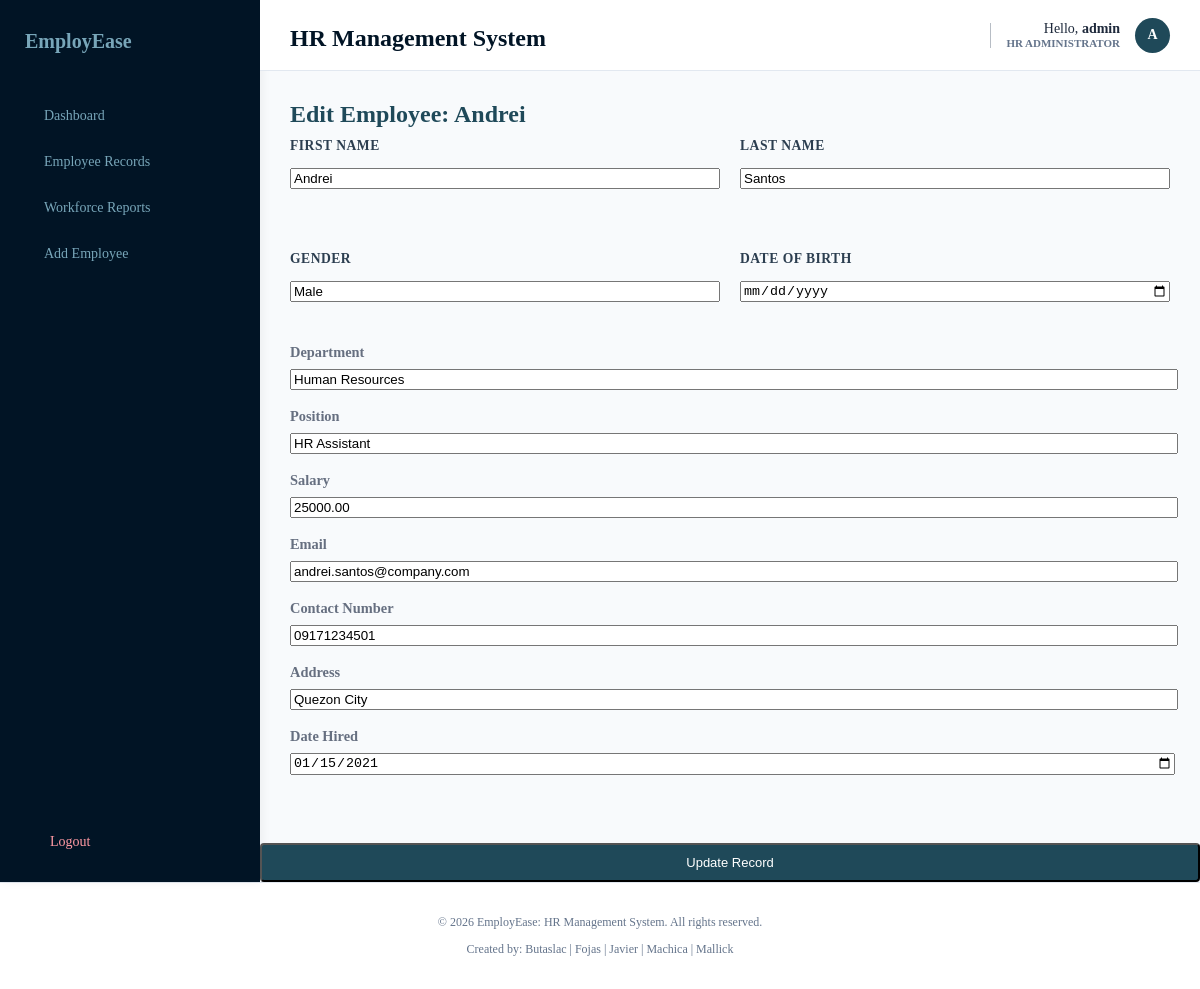
Screenshot of /dashboard/crud_system/updateEmployee.php?id=1 (signed in) with the database file from the repository.
### tables this page shows
CREATE TABLE IF NOT EXISTS employees (
    employee_id INT AUTO_INCREMENT PRIMARY KEY,
    first_name VARCHAR(50) NOT NULL,
    last_name VARCHAR(50) NOT NULL,
    gender VARCHAR(10),
    birth_date DATE,
    department VARCHAR(50),
    position VARCHAR(70),
    salary DECIMAL(10,2),
    contact_number VARCHAR(20),
    email VARCHAR(100),
    address VARCHAR(255),
    date_hired DATE
);

### dashboard/crud_system/updateEmployee.php (the view, shortened to what this page needs)
<?php
    require_once '../../db.php';
    $id = intval($_GET['id']);
    $stmt = $conn->prepare("SELECT * FROM employees WHERE employee_id = ?");
    $stmt->bind_param("i", $id);
    $stmt->execute();
    $row = $stmt->get_result()->fetch_assoc();
?>
<!DOCTYPE html>
<html lang="en">
<head>
    <link rel="stylesheet" href="../../assets/style.css">
</head>
<body>
    <div class="dashboard-wrapper">
        <?php include('../../includes/sidebar.php'); ?>
        <main class="dashboard-main-content">
            <?php include('../../includes/header.php'); ?>
            <div class="directory-container">
                <h2>Edit Employee: <?php echo htmlspecialchars($row['first_name']); ?></h2>
                <form action="process_update.php" method="POST" class="styled-form">
                    <div class="form-grid" style="display: grid; grid-template-columns: 1fr 1fr; gap: 20px;">
                        <div>
                            <label>First Name</label>
                            <input type="text" name="firstname" value="<?php echo htmlspecialchars($row['first_name']); ?>" required style="width: 100%;"> <br><br>
                        </div>
                        <div>
                            <label>Last Name</label>
                            <input type="text" name="lastname" value="<?php echo htmlspecialchars($row['last_name']); ?>" required style="width: 100%;"> <br><br>
                        </div>
                        <div>
                            <label>Gender</label>
                            <input type="text" name="gender" value="<?php echo htmlspecialchars($row['gender']); ?>" style="width: 100%;"> <br><br>
                        </div>
                        <div>
                            <label>Date of Birth</label>
                            <input type="date" name="dob" value="<?php echo htmlspecialchars($row['date_of_birth'] ?? ''); ?>" style="width: 100%;"> <br><br>
                        </div>
                        </div>
                        <div>
                            <label>Department</label>
                            <input type="text" name="department" value="<?php echo htmlspecialchars($row['department']); ?>" style="width: 100%;"> <br><br>
                        </div>
                        <div>
                            <label>Position</label>
                            <input type="text" name="position" value="<?php echo htmlspecialchars($row['position'] ?? $row['POSITION'] ?? ''); ?>" style="width: 100%;"> <br><br>
                        </div>
                        <div>
                            <label>Salary</label>
                            <input type="number" step="0.01" name="salary" value="<?php echo $row['salary']; ?>" style="width: 100%;"> <br><br>
                        </div>
                        <div>
                            <label>Email</label>
                            <input type="email" name="email" value="<?php echo htmlspecialchars($row['email']); ?>" style="width: 100%;"> <br><br>
                        </div>
                        <div>
                            <label>Contact Number</label>
                            <input type="text" name="contact" value="<?php echo htmlspecialchars($row['contact_number']); ?>" style="width: 100%;"> <br><br>
                        </div>
                        <div>
                            <label>Address</label>
                            <input type="text" name="address" value="<?php echo htmlspecialchars($row['address']); ?>" style="width: 100%;"> <br><br>
                        </div>
                        <div>
                            <label>Date Hired</label>
                            <input type="date" name="date" value="<?php echo $row['date_hired']; ?>" style="width: 100%;"> <br><br>
                        </div>
                    </div>
                    <button type="submit" class="add-emp-btn" style="margin-top:20px; padding: 10px 20px;">Update Record</button>
            </div>
            <?php include('../../includes/footer.php'); ?>
</body>
</html>

### assets/style.css (style rules this page uses)
:root { --primary-color: #011425; --secondary-color: #1f4959; --accent-red: #e7412f; --bg-light: #78a6b9; --text-dark: #242424; --border-color: #dcdcdc; --font-family: Georgia, 'Times New Roman', Times, serif; --font-size: 16px; }
body { margin: 0; padding: 0; height: 100%; font-family: var(--font-family); background-color: #f8fafc; color: var(--text-dark); }
h2 { font-size: 1.5rem; color: var(--secondary-color); margin: 0 0 10px 0; font-weight: bold; }
label { display: block; margin-bottom: 8px; font-weight: bold; color: #666f80; font-size: 0.9rem; }
.add-emp-btn { background-color: var(--secondary-color); color: white !important; text-decoration: none; font-size: 13px; padding: 10px 20px; border-radius: 4px; transition: background-color 0.2s; }
.form-grid { display: grid; grid-template-columns: 1fr 1fr; gap: 20px; }
.form-grid > div { display: flex; flex-direction: column; gap: 6px; }
.form-grid label { font-weight: bold; color: #2c3e50; font-size: 0.85rem; text-transform: uppercase; letter-spacing: 0.5px; }
.form-grid input { width: 100%; box-sizing: border-box; }
.dashboard-wrapper { display: flex; min-height: 100vh; background-color: #f8fafc; }
.dashboard-main-content { flex: 1; display: flex; flex-direction: column; }
.directory-container { padding: 30px; }

### rows the page displays
employees: first_name "Andrei", firstname "Andrei", lastname "Santos", gender "Male", department "Human Resources", position "HR Assistant", salary "25000.00", email "andrei.santos@company.com", contact "09171234501", address "Quezon City", date "01/15/2021"

### other values shown
$_SESSION['username'] "admin"
$user_initial "A"
